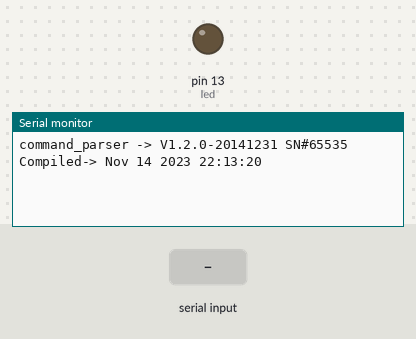
A sketch run on a simulated Arduino Uno, built with avr-gcc and run on an emulated ATmega328P. On the bench: output pins drawn as LEDs (lit = HIGH), the last lines printed to the serial monitor. Inputs (shaded band) come from the test bench. EEPROM starts erased.

Above: at 1.2 s.
1.3 s: "Reset\n" received over Serial
At 1.41 s:
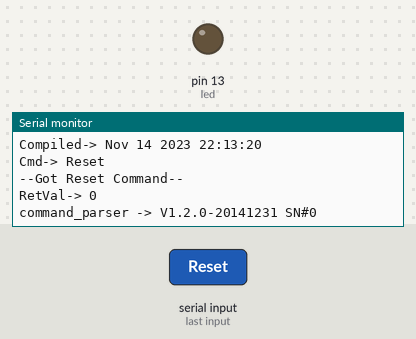
At 2.2 s:
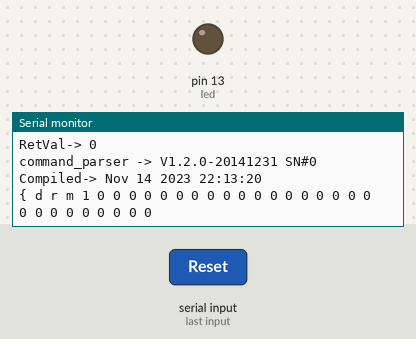

Measured:
- after the input at 1.3 s, the serial monitor: prints a new line at once (image 1)

The sketch:

command_parser.ino
```cpp
/*
  command_parser
  With a watchdog

  modified by drm 20141006 to learn Arduino
 */
#include <avr/wdt.h>
#include <EEPROM.h>

const int led = 13;
const unsigned int  cmd_sz=32;
const unsigned int eeprom_sz=32;
const char *version="command_parser -> V1.2.0-20141231";

// the setup routine runs once upon reset
void setup() {
  pinMode(led, OUTPUT);
  digitalWrite(led, LOW);
  watchdogSetup();
  // initialize serial communication at 115200 bits per second:
  Serial.begin(115200);
  drm_Start_print();
}

// the loop routine runs over and over again forever:
char inbyte;
int i, idx;
char *cmd_ptr, cmd[cmd_sz];
byte istat;

void loop() {

  wdt_reset();

  if (Serial.available() > 0) {
    // get incoming byte:
     inbyte = Serial.read();
    if(inbyte == 10 || inbyte == 13 || inbyte == NULL) { // command terminators
      *(cmd+idx) = NULL;
      istat = execute_cmd(cmd);
      idx = 0;
      *cmd=NULL;
    }
    else if(idx < (cmd_sz-1)) *(cmd+idx++)=inbyte; // command must be less than cmd_sz - 1 long
  }
}


byte execute_cmd(char *cmd) {
  String cmd_ptr = String(cmd);
  Serial.print("Cmd-> "); Serial.println(cmd);
  if (cmd_ptr.equals("Reset")) {
    Serial.println("--Got Reset Command--");
    Serial.print("RetVal-> "); Serial.println(ee_write(true, true));
  }
  else if (cmd_ptr.equals("?")) {
    Serial.println("\"Reset\" will write to EEPROM");
    Serial.println("Any other string will show EEPROM header contents");
  }
  drm_Start_print();
  for (i=0; i<eeprom_sz; i++) {
    inbyte = EEPROM.read(i);
    if(inbyte > 33 && inbyte < 128) Serial.print((char) inbyte);
    else Serial.print((unsigned int) inbyte);
    Serial.print(" ");
  }
  Serial.println("");
}

// Write header into EEPROM
byte ee_write(char reset, char update) {
  char ret_val;
  if(reset) {
    if (EEPROM.read(0) != 123) EEPROM.write(0, 123);
    if (EEPROM.read(1) != 100) EEPROM.write(1, 100);
    if (EEPROM.read(2) != 114) EEPROM.write(2, 114);
    if (EEPROM.read(3) != 109) EEPROM.write(3, 109);
    if ((ret_val = EEPROM.read(4)) != 1)   EEPROM.write(4, 1);
    for (int m=5; m<eeprom_sz; m++) if (EEPROM.read(m) != 0) EEPROM.write(m, 0);
  }
  else if (update) EEPROM.write(4,ret_val=EEPROM.read(4)+1);
  return (0);
}

// Setup the CSR for the Watchdog Timer
void watchdogSetup(void)
{
  /*
  WDTCSR configuration:
  WDIE = 1: Interrupt Enable
  WDE = 1 :Reset Enable
  See table for time-out variations:
  WDP3 = 0, WDP2 = 1, WDP1 = 1, WDP0 = 1 :For 2000ms Time-out
  WDP3 = 0, WDP2 = 1, WDP1 = 1, WDP0 = 0 :For 1000ms Time-out
  WDP3 = 1, WDP2 = 0, WDP1 = 0, WDP0 = 0 :For 1000ms Time-out
  */

  cli();
  wdt_reset();
  // Enter Watchdog Configuration mode:
  WDTCSR |= (1<<WDCE) | (1<<WDE);
  // Set Watchdog settings:
  WDTCSR = (1<<WDIE) | (1<<WDE) | (0<<WDP3) | (1<<WDP2) | (1<<WDP1) | (1<<WDP0);
  sei();
}


void drm_Start_print() {
  Serial.print(version); Serial.print(F(" SN#"));
  Serial.println(drm_Serialno());
  Serial.print(F("Compiled-> "));
  Serial.print(F(__DATE__));
  Serial.print(F(" "));
  Serial.println(F(__TIME__));
}

unsigned short drm_Serialno() {
  return(EEPROM.read(5) << 8 | EEPROM.read(6)); // combine two bytes into in serial number (drm specific)
}
```
